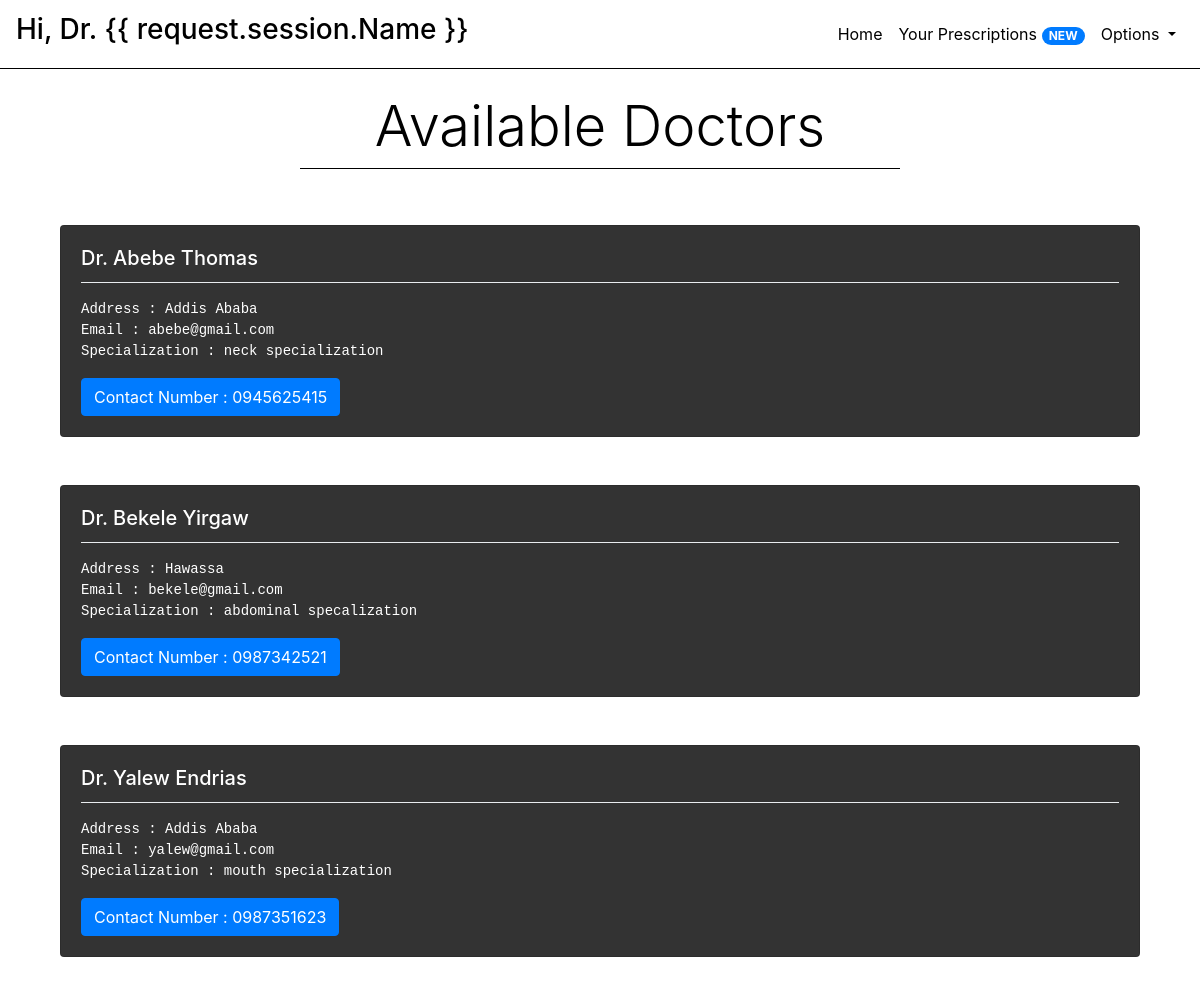
Page /doctors (signed in) on the committed database.
### core/models.py (models this page shows, shortened)
class Doctor(models.Model):
    name = models.CharField(max_length = 30)
    address = models.CharField(max_length = 100)
    contactNumber = models.CharField(unique = True, max_length = 10)
    email = models.EmailField(unique = True, max_length = 255)
    specialization = models.CharField(max_length = 100)
    passwordHash = models.CharField(max_length = 64)
    emailHash = models.CharField(max_length = 64)

### core/views.py (the view)
# urls.py: path('doctors', views.doctors, name = "doctors"),
def doctors(request):
    context = {
        "doctors" : Doctor.objects.all()
    }
    if request.session['isLoggedIn']:
        response = render(request,"core/doctors.html",context)
        return responseHeadersModifier(response)
    else:
        con = {
                    "message":"Please Login First."
            }
        response = render(request, "core/doctors.html", con)
        return responseHeadersModifier(response)

### core/views.py (called while the page is built)
def responseHeadersModifier(response):
    response["Cache-Control"] = "no-cache, no-store, must-revalidate"
    response["Pragma"] = "no-cache"
    response["Expires"] = "0"
    return response

### core/templates/core/doctors.html (shortened to what this page needs)
{% extends "core/base.html" %}
{% block bodytag %}
{% load static %}
<body style="background-size: auto auto;">
    {% endblock %}
    {% block body %}
    <br>
    <h1 style="text-align:center;color:black;" class="display-4">
        Available Doctors
    </h1>
    <li class="dropdown-divider" style="margin-left:25%;margin-right:25%;border-color:black"></li>
    <br>
    <br>
    {% if request.session.isLoggedIn %}
    {% for doctor in doctors %}
    <div class="row container" style="margin: 0 auto;">
        <div class="col-sm-12">
            <div class="card" style="background:rgba(0,0,0,0.8);color:white;">
                <div class="card-body">
                    <h5 class="card-title">Dr. {{ doctor.name }}</h5>
                    <li class="dropdown-divider"></li>
                    <p class="card-text">
                    <pre
                        style="color:white">Address : {{ doctor.address }}<br>Email : {{ doctor.email }}<br>Specialization : {{ doctor.specialization }}</pre>
                    </p>
                    <a href="#" class="btn btn-primary">Contact Number : {{ doctor.contactNumber }}</a>
                </div>
            </div>
        </div>
    </div>
    <br>
    <br>
    {% empty %}
    <h1 style="text-align:center;color:white">
        Sorry! No doctors available right now. Please try again later!
    </h1>
    {% endfor %}
    {% else %}
    {% if message %}
    <div style="text-align:center;margin:0 auto;" class="alert alert-warning" role="alert">
        {{ message }}
    </div>
    {% endif %}
    {% endif %}
    {% endblock %}

### rows in the picture
Doctor: name "Abebe Thomas", address "Addis Ababa", email "abebe@gmail.com", specialization "neck specialization", contactNumber "0945625415"
Doctor: name "Bekele Yirgaw", address "Hawassa", email "bekele@gmail.com", specialization "abdominal specalization", contactNumber "0987342521"
Doctor: name "Yalew Endrias", address "Addis Ababa", email "yalew@gmail.com", specialization "mouth specialization", contactNumber "0987351623"
